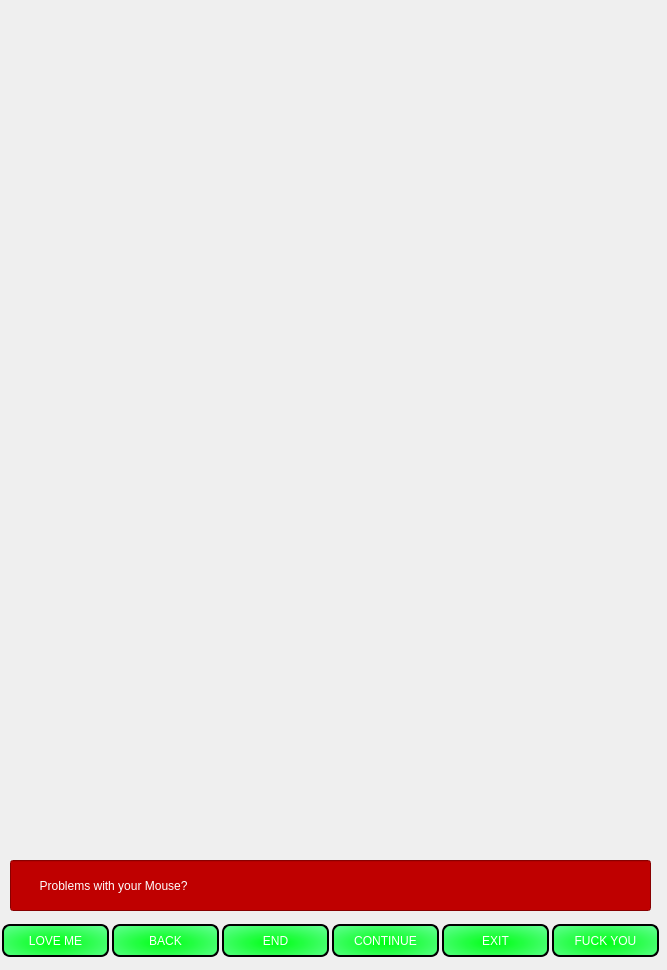
<?xml version="1.0" encoding="UTF-8"?>
<ui version="4.0">
 <class>egg3</class>
 <widget class="QDialog" name="egg3">
  <property name="geometry">
   <rect>
    <x>0</x>
    <y>0</y>
    <width>667</width>
    <height>970</height>
   </rect>
  </property>
  <property name="windowTitle">
   <string>Dialog</string>
  </property>
  <widget class="QLineEdit" name="lineEdit">
   <property name="geometry">
    <rect>
     <x>10</x>
     <y>860</y>
     <width>641</width>
     <height>51</height>
    </rect>
   </property>
   <property name="styleSheet">
    <string notr="true">background-color: rgb(191, 0, 0);
color: rgb(255, 255, 255);
font: 26pt &quot;Elephant&quot;;</string>
   </property>
   <property name="text">
    <string>        Problems with your Mouse?</string>
   </property>
  </widget>
  <widget class="QLabel" name="label_pic1">
   <property name="geometry">
    <rect>
     <x>40</x>
     <y>0</y>
     <width>611</width>
     <height>831</height>
    </rect>
   </property>
   <property name="text">
    <string/>
   </property>
  </widget>
  <widget class="QPushButton" name="pushButton">
   <property name="geometry">
    <rect>
     <x>330</x>
     <y>920</y>
     <width>111</width>
     <height>41</height>
    </rect>
   </property>
   <property name="styleSheet">
    <string notr="true">font: 8pt &quot;Elephant&quot;;
background-color: qradialgradient(spread:reflect, cx:0.477682, cy:0.586, radius:1.325, fx:0.488682, fy:0.58, stop:0.0170455 rgba(0, 255, 21, 255), stop:1 rgba(170, 255, 255, 214));
color:#ffffff;
 border: 2px solid #00ff00;
border-color:#000000;
 padding: 10px;
  text-align: center;
  text-decoration: none;
  display: inline-block;
  font-size: 12px;
  margin: 4px 2px;
cursor: pointer;
border-radius: 8px;</string>
   </property>
   <property name="text">
    <string>CONTINUE</string>
   </property>
  </widget>
  <widget class="QPushButton" name="pushButton_2">
   <property name="geometry">
    <rect>
     <x>110</x>
     <y>920</y>
     <width>111</width>
     <height>41</height>
    </rect>
   </property>
   <property name="styleSheet">
    <string notr="true">font: 8pt &quot;Elephant&quot;;
background-color: qradialgradient(spread:reflect, cx:0.477682, cy:0.586, radius:1.325, fx:0.488682, fy:0.58, stop:0.0170455 rgba(0, 255, 21, 255), stop:1 rgba(170, 255, 255, 214));
color:#ffffff;
 border: 2px solid #00ff00;
border-color:#000000;
 padding: 10px;
  text-align: center;
  text-decoration: none;
  display: inline-block;
  font-size: 12px;
  margin: 4px 2px;
cursor: pointer;
border-radius: 8px;</string>
   </property>
   <property name="text">
    <string>BACK</string>
   </property>
  </widget>
  <widget class="QPushButton" name="pushButton_3">
   <property name="geometry">
    <rect>
     <x>220</x>
     <y>920</y>
     <width>111</width>
     <height>41</height>
    </rect>
   </property>
   <property name="styleSheet">
    <string notr="true">font: 8pt &quot;Elephant&quot;;
background-color: qradialgradient(spread:reflect, cx:0.477682, cy:0.586, radius:1.325, fx:0.488682, fy:0.58, stop:0.0170455 rgba(0, 255, 21, 255), stop:1 rgba(170, 255, 255, 214));
color:#ffffff;
 border: 2px solid #00ff00;
border-color:#000000;
 padding: 10px;
  text-align: center;
  text-decoration: none;
  display: inline-block;
  font-size: 12px;
  margin: 4px 2px;
cursor: pointer;
border-radius: 8px;</string>
   </property>
   <property name="text">
    <string>END</string>
   </property>
  </widget>
  <widget class="QPushButton" name="pushButton_4">
   <property name="geometry">
    <rect>
     <x>0</x>
     <y>920</y>
     <width>111</width>
     <height>41</height>
    </rect>
   </property>
   <property name="styleSheet">
    <string notr="true">font: 8pt &quot;Elephant&quot;;
background-color: qradialgradient(spread:reflect, cx:0.477682, cy:0.586, radius:1.325, fx:0.488682, fy:0.58, stop:0.0170455 rgba(0, 255, 21, 255), stop:1 rgba(170, 255, 255, 214));
color:#ffffff;
 border: 2px solid #00ff00;
border-color:#000000;
 padding: 10px;
  text-align: center;
  text-decoration: none;
  display: inline-block;
  font-size: 12px;
  margin: 4px 2px;
cursor: pointer;
border-radius: 8px;</string>
   </property>
   <property name="text">
    <string>LOVE ME</string>
   </property>
  </widget>
  <widget class="QPushButton" name="pushButton_5">
   <property name="geometry">
    <rect>
     <x>440</x>
     <y>920</y>
     <width>111</width>
     <height>41</height>
    </rect>
   </property>
   <property name="styleSheet">
    <string notr="true">font: 8pt &quot;Elephant&quot;;
background-color: qradialgradient(spread:reflect, cx:0.477682, cy:0.586, radius:1.325, fx:0.488682, fy:0.58, stop:0.0170455 rgba(0, 255, 21, 255), stop:1 rgba(170, 255, 255, 214));
color:#ffffff;
 border: 2px solid #00ff00;
border-color:#000000;
 padding: 10px;
  text-align: center;
  text-decoration: none;
  display: inline-block;
  font-size: 12px;
  margin: 4px 2px;
cursor: pointer;
border-radius: 8px;</string>
   </property>
   <property name="text">
    <string>EXIT</string>
   </property>
  </widget>
  <widget class="QPushButton" name="pushButton_6">
   <property name="geometry">
    <rect>
     <x>550</x>
     <y>920</y>
     <width>111</width>
     <height>41</height>
    </rect>
   </property>
   <property name="styleSheet">
    <string notr="true">font: 8pt &quot;Elephant&quot;;
background-color: qradialgradient(spread:reflect, cx:0.477682, cy:0.586, radius:1.325, fx:0.488682, fy:0.58, stop:0.0170455 rgba(0, 255, 21, 255), stop:1 rgba(170, 255, 255, 214));
color:#ffffff;
 border: 2px solid #00ff00;
border-color:#000000;
 padding: 10px;
  text-align: center;
  text-decoration: none;
  display: inline-block;
  font-size: 12px;
  margin: 4px 2px;
cursor: pointer;
border-radius: 8px;</string>
   </property>
   <property name="text">
    <string>FUCK YOU</string>
   </property>
  </widget>
 </widget>
 <resources/>
 <connections/>
</ui>
